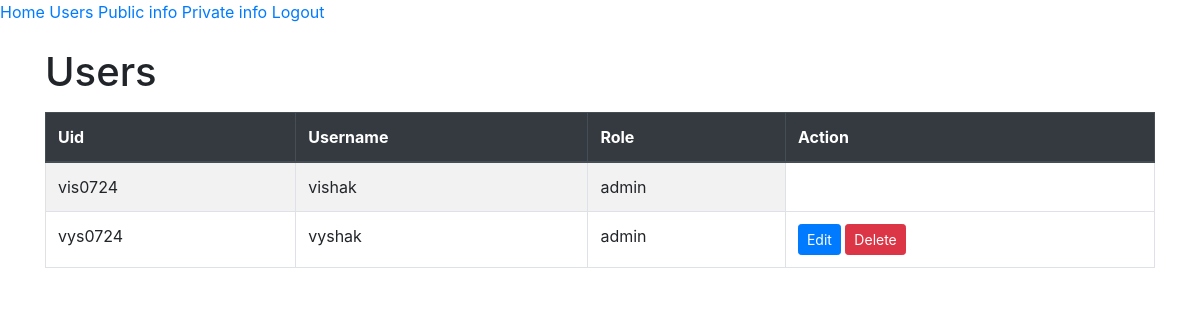
The app's page /admin/users (signed in) with its own data.
### app/models.py (models this page shows, shortened)
class User(db.Model, UserMixin):
    id = db.Column(db.Integer)
    username = db.Column(db.String(64), index=True, unique=True)
    uid = db.Column(db.String(64), unique=True, nullable=False, primary_key=True)
    password_hash = db.Column(db.String(128),nullable=False)
    role = db.Column(db.String(64), default='admin')
    status = db.Column(db.Boolean, default=False)
    note = db.Column(db.String(1024), default='None', nullable=True)
    is_logged_in = db.Column(db.Boolean, default=False)  # Add this line
    images = db.relationship('Image', backref='user', lazy=True)
    public_info = db.relationship('PublicInfo', backref='user', uselist=False)
    def get_id(self):
        return self.uid

### app/routes/admin.py (the view)
@admin.route('/users')
def users():
    if not current_user.is_authenticated:
        return redirect(url_for("admin.admin_auth"))
    users = User.query.all()
    return render_template('admin/user_list.html', users = users)

### app/__init__.py (called while the page is built)
@login_manager.user_loader
def load_user(uid):
    return User.query.get(uid)

### app/templates/admin/user_list.html (shortened to what this page needs)
{% extends 'admin/admin_base.html' %}
{% block content %}
    <div class="container">
        <h1 class="mt-4">Users</h1>
        <table id="users-table" class="table table-striped table-bordered mt-3">
            <thead class="thead-dark">
                <tr>
                    <th>Uid</th>
                    <th>Username</th>
                    <th>Role</th>
                    <th>Action</th>
                </tr>
            </thead>
            <tbody>
                {% for user in users %}
                <tr>
                    <td>{{ user.uid }}</td>
                    <td>{{ user.username }}</td>
                    <td>{{ user.role }}</td>
                    {% if user != current_user %}
                        <td>
                            <a href="{{ url_for('admin.edit_user', uid=user.uid) }}" class="btn btn-primary btn-sm">Edit</a>
                            <a href="{{ url_for('admin.delete_user', uid=user.uid) }}" class="btn btn-danger btn-sm" onclick="return confirm('Are you sure you want to delete this user?');">Delete</a>
                        </td>
                    {% endif %}
                </tr>
                {% endfor %}
            </tbody>
        </table>
    </div>
{% endblock %}

### records on screen
User: uid "vis0724", username "vishak", role "admin"
User: uid "vys0724", username "vyshak", role "admin"
